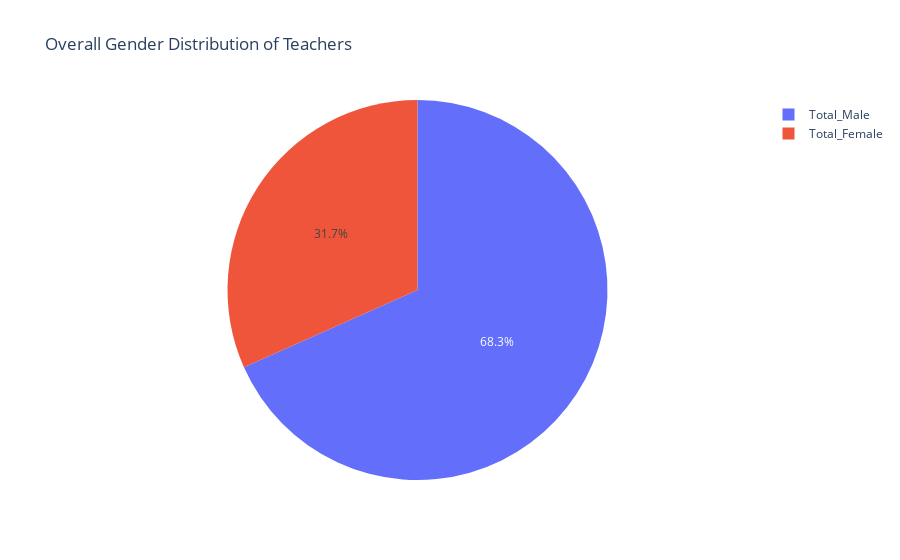

Here is the notebook cell this chart was saved with:
### Code cell
#Gender Distribution
gender_df = df[["Total_Male", "Total_Female"]].sum().reset_index()
gender_df.columns = ["Gender", "Count"]
fig = px.pie(gender_df,names="Gender",values="Count",title="Overall Gender Distribution of Teachers")
fig.show()

### Figure 1 — Plotly figure (JSON) as saved in the notebook; plotly's stock layout.template omitted (floating-point values rounded to 4 significant figures)
{"data": [{"domain": {"x": [0, 1], "y": [0, 1]}, "hovertemplate": "Gender=%{label}<br>Count=%{value}<extra></extra>", "labels": ["Total_Male", "Total_Female"], "legendgroup": "", "name": "", "showlegend": true, "type": "pie", "values": [2941, 1363]}], "layout": {"legend": {"tracegroupgap": 0}, "title": {"text": "Overall Gender Distribution of Teachers"}}}
